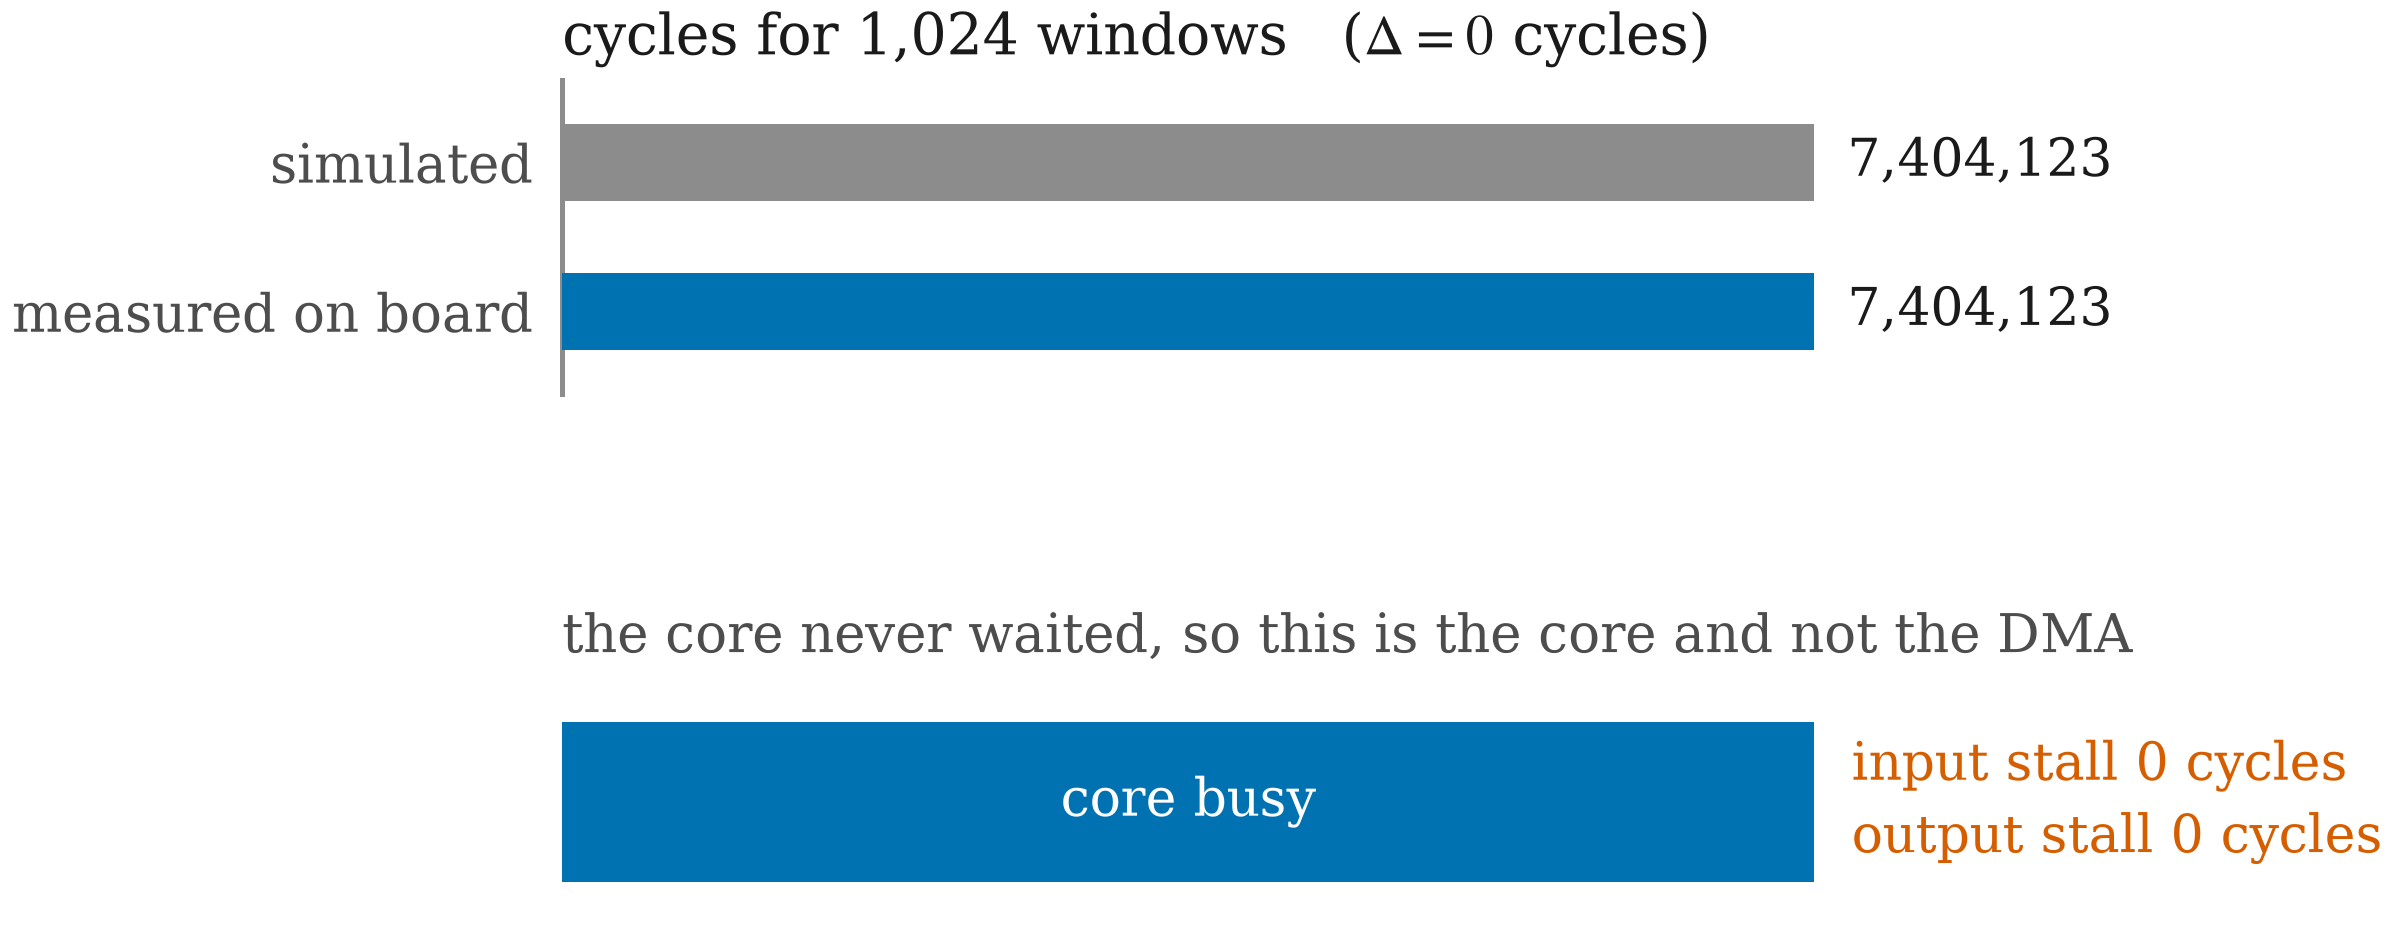

Here is the Python script that generated this plot:
"""Figure 5 -- the hardware run, and why its number is comparable.

Two claims, each with its own row. The cycle count measured on the board is the
count the simulation predicted, exactly. And the core never waited: the stall
counters built into the wrapper read zero, so the figure measures the core rather
than the memory path feeding it.

Caption to place under this figure:
  Fig. 5. v3, P = 8, at 100 MHz on XC7Z020-CLG484 over 1,024 windows.
  All 131,072 outputs matched the integer reference.
"""
import matplotlib.pyplot as plt
from matplotlib.patches import Rectangle

import data
import paperstyle as ps

ps.use_paper_style()
hw = data.HW

fig, (ax, axb) = plt.subplots(2, 1, figsize=(ps.COL_W, 1.85),
                              gridspec_kw=dict(height_ratios=[1.0, 0.85]))

# ---- simulated against measured -------------------------------------------
rows = [("simulated", hw["simulated_cycles"], ps.MUTED),
        ("measured on board", hw["measured_cycles"], ps.BLUE)]
for i, (lab, val, col) in enumerate(rows):
    ax.barh(1 - i, val, height=0.52, color=col, zorder=3)
    ax.annotate(f"{val:,}", (val, 1 - i), textcoords="offset points",
                xytext=(4, 0), va="center", fontsize=6.2, color=ps.INK)
ax.set_yticks([0, 1])
ax.set_yticklabels([r[0] for r in reversed(rows)], fontsize=6.4)
ax.set_xlim(0, hw["measured_cycles"] * 1.30)
ax.set_xticks([])
ax.set_ylim(-0.55, 1.55)
ax.set_title(f"cycles for {data.NWINDOWS:,} windows   "
             f"($\\Delta = 0$ cycles)", fontsize=6.8, color=ps.INK, pad=3, loc="left")
for s in ("top", "right", "bottom"):
    ax.spines[s].set_visible(False)
ax.spines["left"].set_color(ps.MUTED)
ax.tick_params(axis="y", length=0, colors=ps.INK2)

# ---- where those cycles went ----------------------------------------------
total = hw["measured_cycles"]
active = total - hw["in_stall"] - hw["out_stall"]
axb.add_patch(Rectangle((0, 0.2), active, 0.6, facecolor=ps.BLUE, zorder=3))
axb.text(active / 2, 0.5, "core busy", ha="center", va="center",
         fontsize=6.2, color=ps.SURFACE, zorder=4)
axb.set_xlim(0, total * 1.30)
axb.set_ylim(0, 1.0)
axb.set_xticks([])
axb.set_yticks([])
for s in axb.spines.values():
    s.set_visible(False)
axb.annotate(f"input stall {hw['in_stall']} cycles\n"
             f"output stall {hw['out_stall']} cycles",
             xy=(total, 0.5), xytext=(total * 1.03, 0.5), va="center",
             fontsize=6.2, color=ps.VERM, linespacing=1.4)
axb.set_title("the core never waited, so this is the core and not the DMA",
              fontsize=6.4, color=ps.INK2, pad=2, loc="left")

fig.subplots_adjust(hspace=0.95)
ps.save(fig, "fig5_hw_validation")
